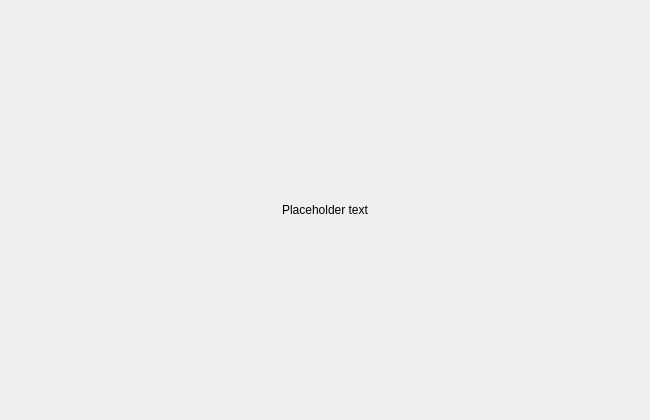
<?xml version="1.0" encoding="UTF-8"?>
<ui version="4.0">
 <class>StartOptionsRestore</class>
 <widget class="QWidget" name="StartOptionsRestore">
  <property name="geometry">
   <rect>
    <x>0</x>
    <y>0</y>
    <width>650</width>
    <height>420</height>
   </rect>
  </property>
  <property name="sizePolicy">
   <sizepolicy hsizetype="Minimum" vsizetype="Minimum">
    <horstretch>0</horstretch>
    <verstretch>0</verstretch>
   </sizepolicy>
  </property>
  <property name="minimumSize">
   <size>
    <width>650</width>
    <height>420</height>
   </size>
  </property>
  <property name="windowTitle">
   <string>StartOptionsRestore Dialog</string>
  </property>
  <layout class="QVBoxLayout" name="verticalLayout">
   <property name="sizeConstraint">
    <enum>QLayout::SetMinimumSize</enum>
   </property>
   <item>
    <widget class="QLabel" name="restoreLabel">
     <property name="sizePolicy">
      <sizepolicy hsizetype="Minimum" vsizetype="Minimum">
       <horstretch>0</horstretch>
       <verstretch>0</verstretch>
      </sizepolicy>
     </property>
     <property name="maximumSize">
      <size>
       <width>16777215</width>
       <height>40</height>
      </size>
     </property>
     <property name="text">
      <string notr="true">Placeholder text</string>
     </property>
     <property name="textFormat">
      <enum>Qt::RichText</enum>
     </property>
     <property name="alignment">
      <set>Qt::AlignCenter</set>
     </property>
     <property name="wordWrap">
      <bool>true</bool>
     </property>
    </widget>
   </item>
   <item>
    <layout class="QGridLayout" name="gridLayoutRevealed">
     <property name="leftMargin">
      <number>20</number>
     </property>
     <property name="rightMargin">
      <number>20</number>
     </property>
    </layout>
   </item>
  </layout>
 </widget>
 <resources/>
 <connections/>
</ui>
